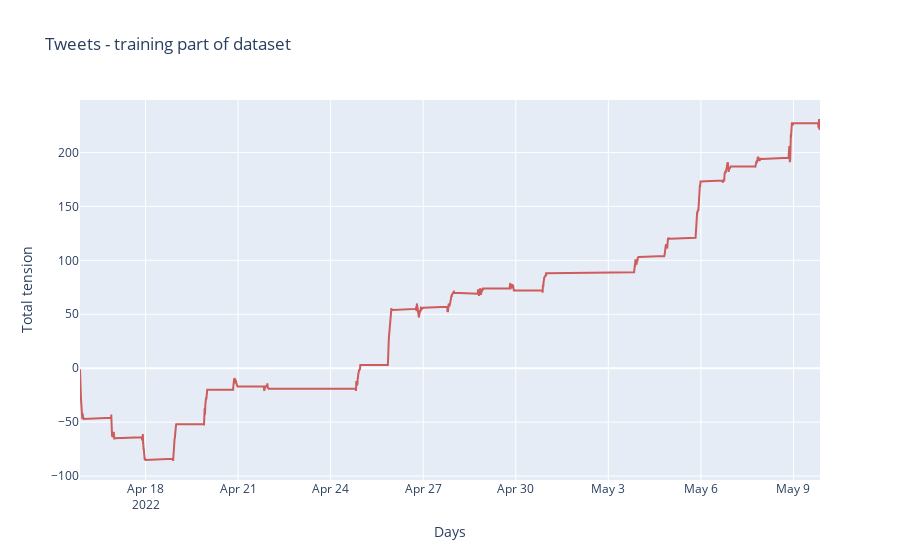

Notebook code for this chart:
### Code cell
plot_time_series(ts_train, text = 'tension', title = 'Tweets - training part of dataset', x_axis = 'Days')

### Figure 1 — Plotly figure (JSON) as saved in the notebook; plotly's stock layout.template omitted (floating-point values rounded to 4 significant figures; data arrays with more than 128 entries replaced by an {"elided": "..."} marker saying what was removed)
{"data": [{"marker": {"color": "indianred"}, "text": "tension", "type": "scatter", "x": {"elided": "2242 str values"}, "y": {"elided": "2242 int values"}}], "layout": {"showlegend": false, "title": {"text": "Tweets - training part of dataset"}, "xaxis": {"title": {"text": "Days"}}, "yaxis": {"title": {"text": "Total tension"}}}}
